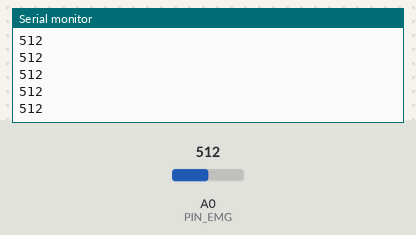
A sketch run on a simulated Arduino Uno, built with avr-gcc and run on an emulated ATmega328P. On the bench: the last lines printed to the serial monitor. Inputs (shaded band) come from the test bench; at power-on: A0 (PIN_EMG) = 512.

Above: at 1.2 s.
1.3 s: A0 (PIN_EMG) set to 716
At 2.1 s:
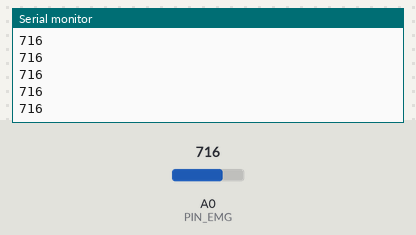
2.8 s: A0 (PIN_EMG) set to 900
At 3.7 s:
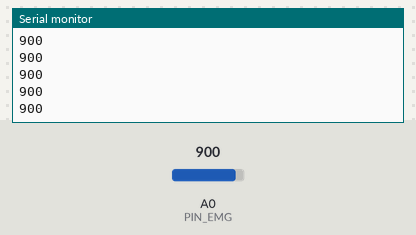
Timing chart, 0 to 5.8 s (numbered marks = the images above; inputs shaded):
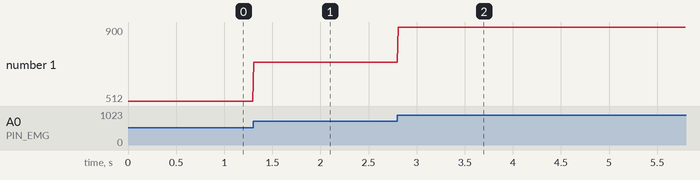

Measured:
- after the input at 1.3 s, the serial monitor: prints a new line at once (image 1)
- after the input at 2.8 s, the serial monitor: prints a new line at once (image 2)
- plotted number 1: 512 → 716 after the input at 1.3 s, 716 → 900 after the input at 2.8 s

The sketch:

arduino_emg_basico.ino
```cpp
const int PIN_EMG = A0;

void setup() {
  Serial.begin(9600);
}

void loop() {
  int valorEMG = analogRead(PIN_EMG);
  Serial.println(valorEMG);
  delay(10);
}
```
